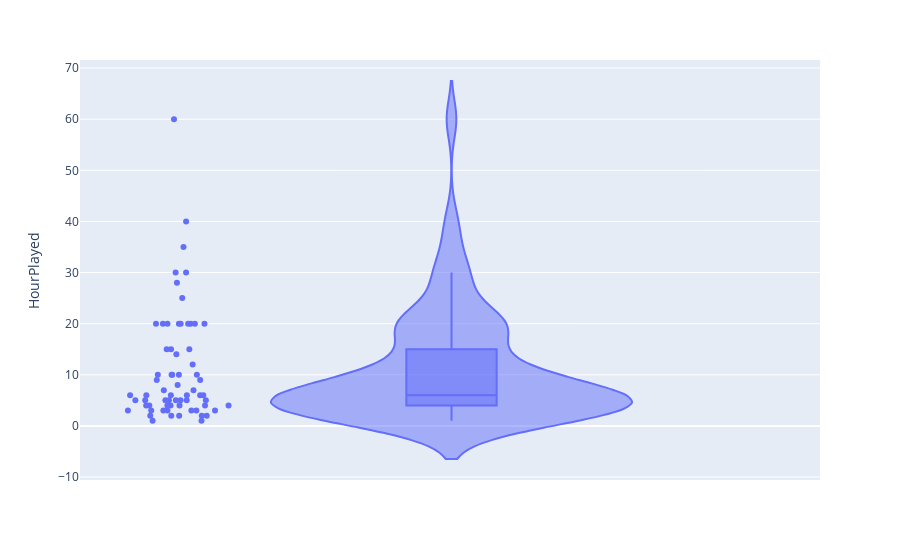

The notebook cell this image was saved under:
### Code cell
violin = df.drop(df[df.HourPlayed == 0].index)
fig = px.violin(violin, y='HourPlayed', box=True, points='all')
fig.show()

### Figure 1 — Plotly figure (JSON) as saved in the notebook; plotly's stock layout.template omitted (floating-point values rounded to 4 significant figures)
{"data": [{"alignmentgroup": "True", "box": {"visible": true}, "hovertemplate": "HourPlayed=%{y}<extra></extra>", "legendgroup": "", "marker": {"color": "#636efa"}, "name": "", "offsetgroup": "", "orientation": "v", "points": "all", "scalegroup": "True", "showlegend": false, "type": "violin", "x0": " ", "xaxis": "x", "y": [15, 20, 20, 3, 5, 20, 5, 10, 10, 5, 4, 5, 3, 30, 2, 14, 5, 30, 6, 3, 7, 2, 2, 40, 6, 12, 5, 5, 15, 25, 20, 2, 8, 1, 4, 10, 20, 20, 3, 3, 20, 9, 6, 6, 3, 2, 20, 4, 20, 3, 6, 35, 9, 1, 4, 4, 7, 6, 60, 4, 15, 5, 28, 10, 4, 10], "y0": " ", "yaxis": "y"}], "layout": {"autosize": true, "legend": {"tracegroupgap": 0}, "margin": {"t": 60}, "violinmode": "group", "xaxis": {"anchor": "y", "autorange": true, "domain": [0, 1], "range": [-0.5036, 0.5], "type": "category"}, "yaxis": {"anchor": "x", "autorange": true, "domain": [0, 1], "range": [-10.58, 71.58], "title": {"text": "HourPlayed"}, "type": "linear"}}}
